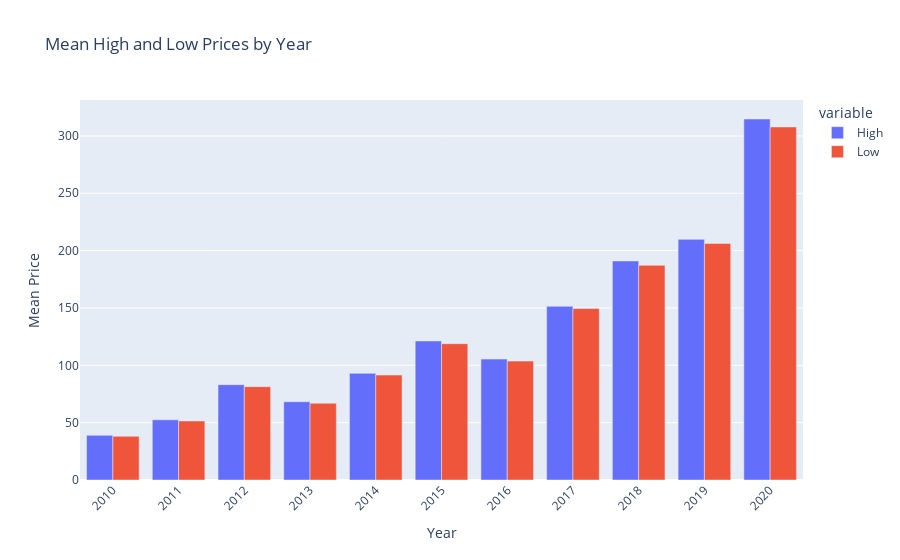

Notebook source saved alongside this figure:
### Code cell
# plotting yearly mean of high and low

fig = px.bar(yearly_mean, x='Date', y=['High', 'Low'], labels={'Date': 'Year', 'value': 'Mean Price'},
             title='Mean High and Low Prices by Year')

fig.update_layout(barmode='group', xaxis_tickangle=-45)

fig.show()

### Figure 1 — Plotly figure (JSON) as saved in the notebook; plotly's stock layout.template omitted (floating-point values rounded to 4 significant figures)
{"data": [{"alignmentgroup": "True", "hovertemplate": "variable=High<br>Year=%{x}<br>Mean Price=%{y}<extra></extra>", "legendgroup": "High", "marker": {"color": "#636efa", "pattern": {"shape": ""}}, "name": "High", "offsetgroup": "High", "orientation": "v", "showlegend": true, "textposition": "auto", "type": "bar", "x": ["2010", "2011", "2012", "2013", "2014", "2015", "2016", "2017", "2018", "2019", "2020"], "xaxis": "x", "y": [38.92, 52.49, 83.12, 68.23, 93.01, 121.2, 105.4, 151.4, 191.0, 209.8, 314.8], "yaxis": "y"}, {"alignmentgroup": "True", "hovertemplate": "variable=Low<br>Year=%{x}<br>Mean Price=%{y}<extra></extra>", "legendgroup": "Low", "marker": {"color": "#EF553B", "pattern": {"shape": ""}}, "name": "Low", "offsetgroup": "Low", "orientation": "v", "showlegend": true, "textposition": "auto", "type": "bar", "x": ["2010", "2011", "2012", "2013", "2014", "2015", "2016", "2017", "2018", "2019", "2020"], "xaxis": "x", "y": [38.11, 51.47, 81.41, 66.89, 91.48, 118.9, 103.7, 149.5, 187.2, 206.3, 307.8], "yaxis": "y"}], "layout": {"barmode": "group", "legend": {"title": {"text": "variable"}, "tracegroupgap": 0}, "title": {"text": "Mean High and Low Prices by Year"}, "xaxis": {"anchor": "y", "domain": [0, 1], "tickangle": -45, "title": {"text": "Year"}}, "yaxis": {"anchor": "x", "domain": [0, 1], "title": {"text": "Mean Price"}}}}
